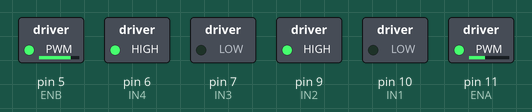
Simulated run of this sketch. Board: Arduino Uno, built with avr-gcc and run on an emulated ATmega328P. Shown: switched loads named in the sketch (green lamp = pin HIGH).

Above: at 0.1 s.
Timing chart, 0 to 1.6 s (numbered marks = the images above):
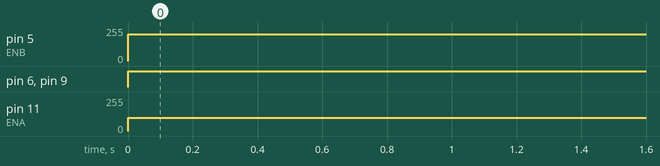

Measured:
- by itself, pin 5 (ENB): 0/255 → 200/255 at 0.00 s
- by itself, pin 6 (IN4), pin 9 (IN2): LOW → HIGH at 0.00 s
- by itself, pin 11 (ENA): 0/255 → 100/255 at 0.00 s

The sketch:

motor_driver1.ino
```cpp
//ENA is for Right motor
//ENB is for Left Motor
// These pins are always connected to the PWM pins of the Arduino.

int ENA = 11;  // it is used to control the speed of the motors
int ENB = 5;

// These pins are used for controlling the direction of the motors
int IN1 = 10;  // -ve of right motor
  int IN2 = 9; // +ve of right motor

  int IN3 = 7;  // +ve of right motor
  int IN4 = 6;  // -ve of right motor

void setup()
{
  pinMode(IN1, OUTPUT);
  pinMode(IN2, OUTPUT);
  pinMode(IN3, OUTPUT);
  pinMode(IN4, OUTPUT);
  pinMode(ENA, OUTPUT);
  pinMode(ENB, OUTPUT);
}

void loop(){
  analogWrite(ENA,100);
  analogWrite(ENB, 200);

  digitalWrite(IN1,LOW);
  digitalWrite(IN2,HIGH);

  digitalWrite(IN3,LOW);
  digitalWrite(IN4,HIGH);

}
  // Try to swap the values of the IN3 and IN4 to get +ve rpm
  // the working and programming of the L298N and L298D is same.
```
